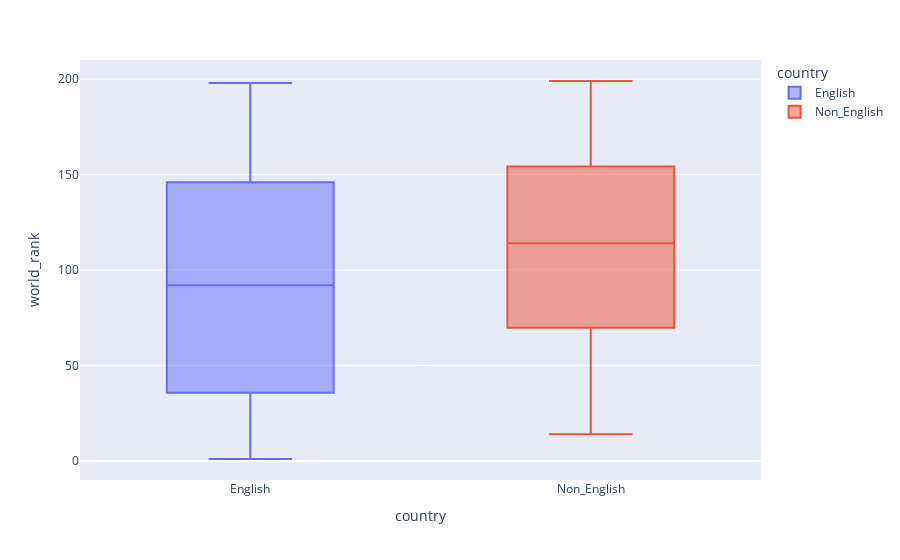

Notebook code for this chart:
### Code cell
import plotly.express as px
fig = px.box(pt_times_14_all, x="country", y="world_rank"#,hue = "year",
                 ,color = 'country' )
fig.update_yaxes(showticklabels=True , matches=None)
fig.update_xaxes(showticklabels=True , matches=None)
fig.show()
#plt.savefig('boxplot_cwur_2012 .png', width=150,height = 150)

### Figure 1 — Plotly figure (JSON) as saved in the notebook; plotly's stock layout.template omitted (floating-point values rounded to 4 significant figures; data arrays with more than 128 entries replaced by an {"elided": "..."} marker saying what was removed)
{"data": [{"alignmentgroup": "True", "hovertemplate": "country=%{x}<br>world_rank=%{y}<extra></extra>", "legendgroup": "English", "marker": {"color": "#636efa"}, "name": "English", "notched": false, "offsetgroup": "English", "orientation": "v", "showlegend": true, "type": "box", "x": {"elided": "131 str values"}, "x0": " ", "xaxis": "x", "y": {"elided": "131 int values"}, "y0": " ", "yaxis": "y"}, {"alignmentgroup": "True", "hovertemplate": "country=%{x}<br>world_rank=%{y}<extra></extra>", "legendgroup": "Non_English", "marker": {"color": "#EF553B"}, "name": "Non_English", "notched": false, "offsetgroup": "Non_English", "orientation": "v", "showlegend": true, "type": "box", "x": ["Non_English", "Non_English", "Non_English", "Non_English", "Non_English", "Non_English", "Non_English", "Non_English", "Non_English", "Non_English", "Non_English", "Non_English", "Non_English", "Non_English", "Non_English", "Non_English", "Non_English", "Non_English", "Non_English", "Non_English", "Non_English", "Non_English", "Non_English", "Non_English", "Non_English", "Non_English", "Non_English", "Non_English", "Non_English", "Non_English", "Non_English", "Non_English", "Non_English", "Non_English", "Non_English", "Non_English", "Non_English", "Non_English", "Non_English", "Non_English", "Non_English", "Non_English", "Non_English", "Non_English", "Non_English", "Non_English", "Non_English", "Non_English", "Non_English", "Non_English", "Non_English", "Non_English", "Non_English", "Non_English", "Non_English", "Non_English", "Non_English", "Non_English", "Non_English", "Non_English", "Non_English", "Non_English", "Non_English", "Non_English", "Non_English", "Non_English", "Non_English", "Non_English", "Non_English"], "x0": " ", "xaxis": "x", "y": [14, 23, 36, 37, 44, 45, 50, 52, 55, 56, 60, 61, 63, 65, 67, 68, 69, 70, 73, 74, 74, 77, 83, 85, 86, 87, 94, 96, 98, 98, 100, 103, 106, 111, 114, 117, 117, 121, 123, 124, 125, 129, 131, 132, 138, 142, 144, 144, 150, 150, 152, 154, 155, 156, 157, 164, 164, 170, 170, 172, 176, 178, 181, 185, 190, 191, 193, 199, 199], "y0": " ", "yaxis": "y"}], "layout": {"boxmode": "overlay", "legend": {"title": {"text": "country"}, "tracegroupgap": 0}, "margin": {"t": 60}, "xaxis": {"anchor": "y", "categoryarray": ["English", "Non_English"], "categoryorder": "array", "domain": [0, 1], "showticklabels": true, "title": {"text": "country"}}, "yaxis": {"anchor": "x", "domain": [0, 1], "showticklabels": true, "title": {"text": "world_rank"}}}}
